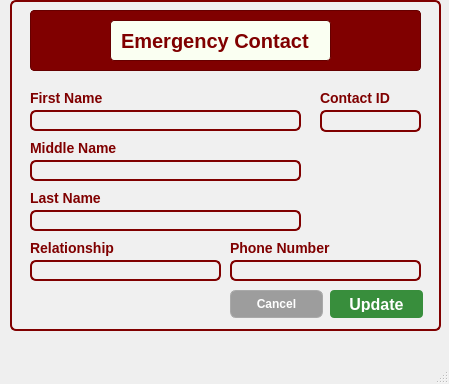
<?xml version="1.0" encoding="UTF-8"?>
<ui version="4.0">
 <class>MainWindow</class>
 <widget class="QMainWindow" name="MainWindow">
  <property name="geometry">
   <rect>
    <x>0</x>
    <y>0</y>
    <width>449</width>
    <height>384</height>
   </rect>
  </property>
  <property name="windowTitle">
   <string>MainWindow</string>
  </property>
  <widget class="QWidget" name="centralwidget">
   <widget class="QFrame" name="frame">
    <property name="geometry">
     <rect>
      <x>10</x>
      <y>0</y>
      <width>431</width>
      <height>331</height>
     </rect>
    </property>
    <property name="styleSheet">
     <string notr="true">background-color: rgb(240, 240, 240);
border: 2px solid #800000;
border-radius: 6px;
</string>
    </property>
    <property name="frameShape">
     <enum>QFrame::StyledPanel</enum>
    </property>
    <property name="frameShadow">
     <enum>QFrame::Raised</enum>
    </property>
    <widget class="QFrame" name="frame_3">
     <property name="geometry">
      <rect>
       <x>20</x>
       <y>10</y>
       <width>391</width>
       <height>61</height>
      </rect>
     </property>
     <property name="styleSheet">
      <string notr="true">background-color: #800000;  /* Maroon background */
                border: 1px solid #660000;  /* Darker maroon border */
                border-radius: 4px;
                padding: 5px;
                font-family: 'Times New Roman', serif;  /* Formal font */
                font-size: 14px;
                color: white;</string>
     </property>
     <property name="frameShape">
      <enum>QFrame::StyledPanel</enum>
     </property>
     <property name="frameShadow">
      <enum>QFrame::Raised</enum>
     </property>
     <widget class="QLabel" name="label_2">
      <property name="geometry">
       <rect>
        <x>80</x>
        <y>10</y>
        <width>221</width>
        <height>41</height>
       </rect>
      </property>
      <property name="styleSheet">
       <string notr="true">background-color: rgb(250, 255, 242);
border: 1px solid #660000;
border-radius: 4px;
padding: 5px;
font-family: 'Cal Sans', sans-serif;
font-weight: 700;
font-style: normal;
font-size: 20px;
color: #800000;
text-align: center;
vertical-align: middle;

</string>
      </property>
      <property name="text">
       <string>Emergency Contact</string>
      </property>
     </widget>
    </widget>
    <widget class="QLineEdit" name="ContactIDLineEdit">
     <property name="geometry">
      <rect>
       <x>310</x>
       <y>110</y>
       <width>101</width>
       <height>22</height>
      </rect>
     </property>
    </widget>
    <widget class="QLabel" name="label">
     <property name="geometry">
      <rect>
       <x>310</x>
       <y>90</y>
       <width>81</width>
       <height>16</height>
      </rect>
     </property>
     <property name="styleSheet">
      <string notr="true">background: none;
    border: none;
    color: #800000;
    font-family: 'Cal Sans', sans-serif;
    font-weight: 700;
    font-style: normal;
    font-size: 14px;</string>
     </property>
     <property name="text">
      <string>Contact ID</string>
     </property>
    </widget>
    <widget class="QLineEdit" name="FirstNameLineEdit">
     <property name="geometry">
      <rect>
       <x>20</x>
       <y>110</y>
       <width>271</width>
       <height>21</height>
      </rect>
     </property>
    </widget>
    <widget class="QLabel" name="label_3">
     <property name="geometry">
      <rect>
       <x>20</x>
       <y>90</y>
       <width>91</width>
       <height>16</height>
      </rect>
     </property>
     <property name="styleSheet">
      <string notr="true">background: none;
    border: none;
    color: #800000;
    font-family: 'Cal Sans', sans-serif;
    font-weight: 700;
    font-style: normal;
    font-size: 14px;</string>
     </property>
     <property name="text">
      <string>First Name</string>
     </property>
    </widget>
    <widget class="QLineEdit" name="MibbleNameLineEdit">
     <property name="geometry">
      <rect>
       <x>20</x>
       <y>160</y>
       <width>271</width>
       <height>21</height>
      </rect>
     </property>
    </widget>
    <widget class="QLabel" name="label_4">
     <property name="geometry">
      <rect>
       <x>20</x>
       <y>140</y>
       <width>91</width>
       <height>16</height>
      </rect>
     </property>
     <property name="styleSheet">
      <string notr="true">background: none;
    border: none;
    color: #800000;
    font-family: 'Cal Sans', sans-serif;
    font-weight: 700;
    font-style: normal;
    font-size: 14px;</string>
     </property>
     <property name="text">
      <string>Middle Name</string>
     </property>
    </widget>
    <widget class="QLineEdit" name="LastNameLineEdit">
     <property name="geometry">
      <rect>
       <x>20</x>
       <y>210</y>
       <width>271</width>
       <height>21</height>
      </rect>
     </property>
    </widget>
    <widget class="QLabel" name="label_9">
     <property name="geometry">
      <rect>
       <x>20</x>
       <y>190</y>
       <width>91</width>
       <height>16</height>
      </rect>
     </property>
     <property name="styleSheet">
      <string notr="true">background: none;
    border: none;
    color: #800000;
    font-family: 'Cal Sans', sans-serif;
    font-weight: 700;
    font-style: normal;
    font-size: 14px;</string>
     </property>
     <property name="text">
      <string>Last Name</string>
     </property>
    </widget>
    <widget class="QLineEdit" name="PhoneNumberLineEdit">
     <property name="geometry">
      <rect>
       <x>220</x>
       <y>260</y>
       <width>191</width>
       <height>21</height>
      </rect>
     </property>
    </widget>
    <widget class="QLabel" name="label_12">
     <property name="geometry">
      <rect>
       <x>220</x>
       <y>240</y>
       <width>111</width>
       <height>16</height>
      </rect>
     </property>
     <property name="styleSheet">
      <string notr="true">background: none;
    border: none;
    color: #800000;
    font-family: 'Cal Sans', sans-serif;
    font-weight: 700;
    font-style: normal;
    font-size: 14px;</string>
     </property>
     <property name="text">
      <string>Phone Number</string>
     </property>
    </widget>
    <widget class="QLabel" name="label_21">
     <property name="geometry">
      <rect>
       <x>20</x>
       <y>240</y>
       <width>111</width>
       <height>16</height>
      </rect>
     </property>
     <property name="styleSheet">
      <string notr="true">background: none;
    border: none;
    color: #800000;
    font-family: 'Cal Sans', sans-serif;
    font-weight: 700;
    font-style: normal;
    font-size: 14px;</string>
     </property>
     <property name="text">
      <string>Relationship</string>
     </property>
    </widget>
    <widget class="QLineEdit" name="RelationshipLineEdit">
     <property name="geometry">
      <rect>
       <x>20</x>
       <y>260</y>
       <width>191</width>
       <height>21</height>
      </rect>
     </property>
    </widget>
    <widget class="QPushButton" name="UpdatepushButton">
     <property name="geometry">
      <rect>
       <x>320</x>
       <y>290</y>
       <width>93</width>
       <height>28</height>
      </rect>
     </property>
     <property name="styleSheet">
      <string notr="true">background-color: #388E3C; /* Darker green */
color: white;
font-family: &quot;Cal Sans&quot;, sans-serif;
font-weight: 700; /* Bold */
font-size: 16px;
border: none;
border-radius: 4px;
padding: 6px 12px;
</string>
     </property>
     <property name="text">
      <string>Update</string>
     </property>
    </widget>
    <widget class="QPushButton" name="CancelpushButton">
     <property name="geometry">
      <rect>
       <x>220</x>
       <y>290</y>
       <width>93</width>
       <height>28</height>
      </rect>
     </property>
     <property name="styleSheet">
      <string notr="true">background: rgb(157, 157, 157);
color: white;
font-family: 'Cal Sans', sans-serif;
font-weight: 500;
font-style: normal;
font-size: 12px;
border: 1px solid rgb(169, 169, 169);
</string>
     </property>
     <property name="text">
      <string>Cancel</string>
     </property>
    </widget>
   </widget>
  </widget>
  <widget class="QMenuBar" name="menubar">
   <property name="geometry">
    <rect>
     <x>0</x>
     <y>0</y>
     <width>449</width>
     <height>26</height>
    </rect>
   </property>
  </widget>
  <widget class="QStatusBar" name="statusbar"/>
 </widget>
 <resources/>
 <connections/>
</ui>
